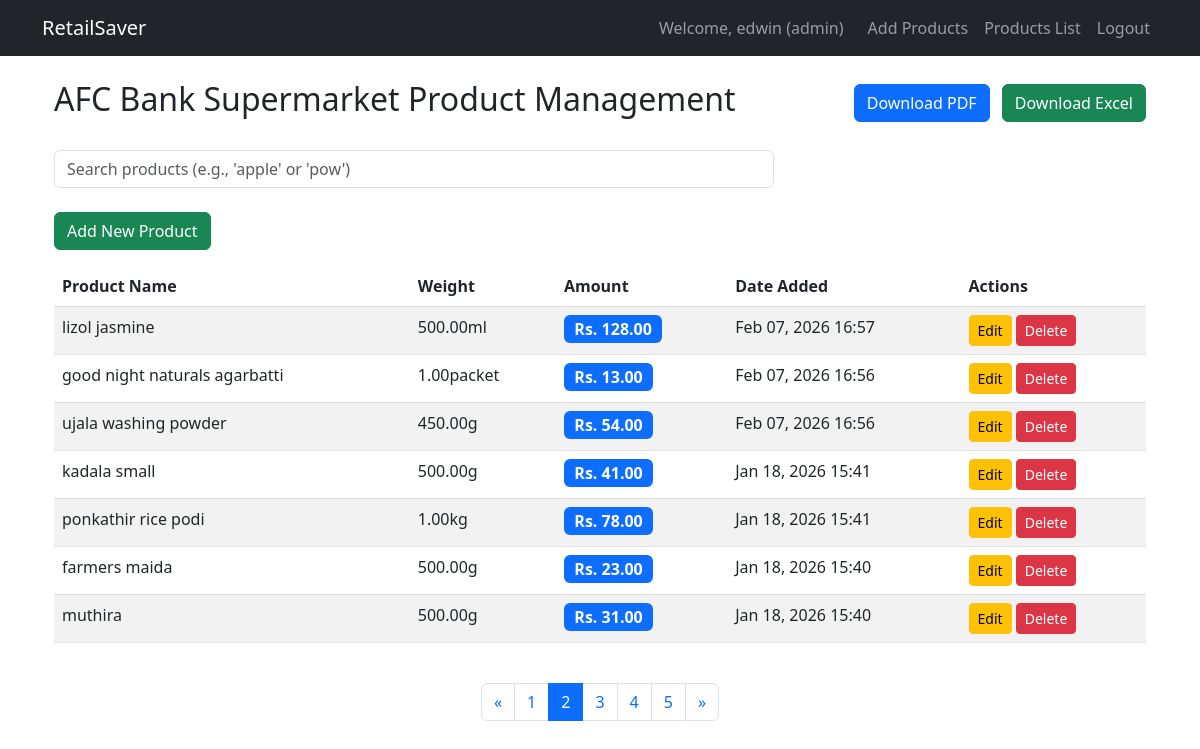
/products/?page=2 (signed in), run on the app's committed database.
### accounts/models.py (models this page shows, shortened)
class CustomUser(AbstractUser):
    ROLE_CHOICES = [
        ('admin', 'Admin'),
    ]
    role = models.CharField(max_length=10, choices=ROLE_CHOICES, default='admin')

### products/models.py (models this page shows, shortened)
class Product(models.Model):
    UNIT_CHOICES = [
        ('g', 'g'),
        ('kg', 'kg'),
        ('ml', 'ml'),
        ('l', 'l'),
        ('packet', 'packet'),
    ]
    name = models.CharField(max_length=200)
    quantity = models.DecimalField(max_digits=10, decimal_places=2)
    weight_unit = models.CharField(max_length=10, choices=UNIT_CHOICES, default='g')
    amount = models.DecimalField(max_digits=10, decimal_places=2)  # Price
    user = models.ForeignKey(User, on_delete=models.CASCADE)
    date_added = models.DateTimeField(default=timezone.now)
    class Meta:
        ordering = ['-date_added']
    def get_weight_display(self):
        return f"{self.quantity}{self.weight_unit}"

### products/views.py (the view, shortened to what this page needs)
# urls.py: path('', views.ProductListView.as_view(), name='product_list'),
class ProductListView(AdminRequiredMixin, ListView):
    model = Product
    template_name = 'products/product_list.html'
    context_object_name = 'products'
    paginate_by = None
    def get_queryset(self):
        queryset = Product.objects.filter(user=self.request.user)
        search = self.request.GET.get('search')
        if search:
            queryset = queryset.filter(Q(name__icontains=search))
        return queryset.order_by('-date_added')
    def get_context_data(self, **kwargs):
        context = super().get_context_data(**kwargs)
        page_obj, products = paginate_queryset(self.request, context['object_list'])
        context['products'] = products
        context['page_obj'] = page_obj
        context['paginator'] = page_obj.paginator
        context['is_paginated'] = True
        context['search_term'] = self.request.GET.get('search', '')
        return context
    def get(self, request, *args, **kwargs):
        return super().get(request, *args, **kwargs)

### products/views.py (called while the page is built)
    def dispatch(self, request, *args, **kwargs):
        if not request.user.is_authenticated:
            messages.warning(request, 'You must be logged in to access this page.')
            return HttpResponseRedirect(reverse_lazy('login'))
        if not hasattr(request.user, 'role') or request.user.role != 'admin':
            messages.warning(request, 'No permission to access this page.')
            return HttpResponseRedirect(reverse_lazy('login'))
        return super().dispatch(request, *args, **kwargs)

### utils/pagination.py (called while the page is built)
def paginate_queryset(request, queryset):
    paginator = Paginator(queryset, DEFAULT_PER_PAGE)
    page_number = request.GET.get('page')
    try:
        page_obj = paginator.page(page_number)
    except PageNotAnInteger:
        page_obj = paginator.page(1)
    except EmptyPage:
        page_obj = paginator.page(paginator.num_pages)
    return page_obj, page_obj.object_list

### products/templates/products/product_list.html (shortened to what this page needs)
{% extends 'home.html' %}
{% load crispy_forms_tags %}
{% block content %}
<div class="container mt-4">
    <div class="d-flex justify-content-between align-items-center mb-4">
        <h2>AFC Bank Supermarket Product Management</h2>
        <div>
            <a href="{% url 'product_export_pdf' %}" class="btn btn-primary me-2">Download PDF</a>
            <a href="{% url 'product_export_excel' %}" class="btn btn-success">Download Excel</a>
        </div>
    </div>
    <div class="mb-4">
        <div class="row">
            <div class="col-md-8">
                <input type="text"
                       id="searchInput"
                       class="form-control"
                       placeholder="Search products (e.g., 'apple' or 'pow')"
                       value="{{ search_term }}"
                       autocomplete="off">
            </div>
        </div>
    </div>
    <div class="mb-3">
        <a href="{% url 'product_create' %}" class="btn btn-success">Add New Product</a>
    </div>
    <div class="table-responsive">
        <table class="table table-striped">
            <thead>
                <tr>
                    <th>Product Name</th>
                    <th>Weight</th>
                    <th>Amount</th>
                    <th>Date Added</th>
                    <th>Actions</th>
                </tr>
            </thead>
            <tbody id="productTableBody">
                {% for product in products %}
                <tr>
                    <td>{{ product.name }}</td>
                    <td>{{ product.get_weight_display }}</td>
                    <td><span class="badge bg-primary fs-6">Rs. {{ product.amount }}</span></td>
                    <td>{{ product.date_added|date:"M d, Y H:i" }}</td>
                    <td>
                        <button class="btn btn-sm btn-warning edit-btn"
                                data-bs-toggle="modal"
                                data-bs-target="#editModal{{ product.pk }}"
                                data-product-url="{% url 'product_update' product.pk %}">Edit</button>
                        <button class="btn btn-sm btn-danger delete-btn"
                                data-bs-toggle="modal"
                                data-bs-target="#deleteModal{{ product.pk }}"
                                data-product-url="{% url 'product_delete' product.pk %}">Delete</button>
                    </td>
                </tr>
                {% empty %}
                <tr><td colspan="5" class="text-center">No products found.</td></tr>
                {% endfor %}
            </tbody>
        </table>
    </div>
    {% include 'partials/pagination.html' %}
</div>
{% endblock %}

### templates/home.html (shortened to what this page needs)
<!DOCTYPE html>
<html lang="en">
<head>
    <link href="https://cdn.jsdelivr.net/npm/bootstrap@5.3.0/dist/css/bootstrap.min.css" rel="stylesheet">
</head>
<body>
    <nav class="navbar navbar-expand-lg navbar-dark bg-dark">
        <div class="container">
            <a class="navbar-brand" href="{% url 'home' %}">RetailSaver</a>
            <div class="navbar-nav ms-auto">
                {% if user.is_authenticated %}
                    <span class="navbar-text me-3">Welcome, {{ user.username }} ({{ user.role }})</span>
                    <a class="nav-link" href="{% url 'product_create' %}">Add Products</a>
                    <a class="nav-link" href="{% url 'product_list' %}">Products List</a>
                    <a class="nav-link" href="{% url 'logout' %}">Logout</a>
                {% endif %}
            </div>
        </div>
    </nav>
    <div class="container mt-4">
        {% block content %}{% endblock %}
    </div>
</body>
</html>

### data on the page
CustomUser: username "edwin", role "admin"
Product: name "lizol jasmine", weight "500.00ml", amount "128.00", date_added "Feb 07, 2026 16:57"
Product: name "good night naturals agarbatti", weight "1.00packet", amount "13.00", date_added "Feb 07, 2026 16:56"
Product: name "ujala washing powder", weight "450.00g", amount "54.00", date_added "Feb 07, 2026 16:56"
Product: name "kadala small", weight "500.00g", amount "41.00", date_added "Jan 18, 2026 15:41"
Product: name "ponkathir rice podi", weight "1.00kg", amount "78.00", date_added "Jan 18, 2026 15:41"
Product: name "farmers maida", weight "500.00g", amount "23.00", date_added "Jan 18, 2026 15:40"
Product: name "muthira", weight "500.00g", amount "31.00", date_added "Jan 18, 2026 15:40"

### other printed values
{{ num }} "1" "2" "3" "4" "5"
